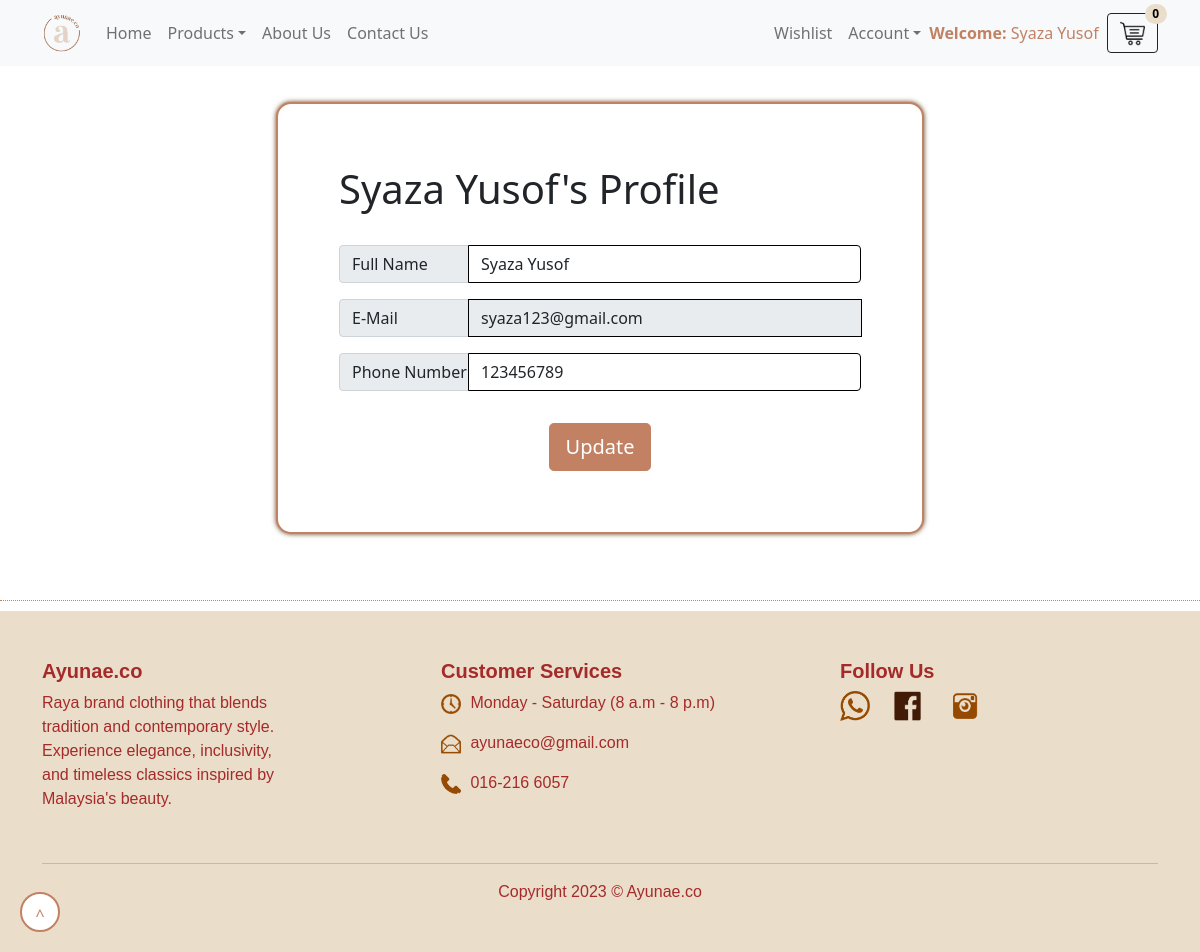
/my-profile.php (signed in), run on the app's committed database.
### tables this page shows
CREATE TABLE `users` (
  `id` int(11) NOT NULL,
  `name` varchar(255) DEFAULT NULL,
  `email` varchar(255) DEFAULT NULL,
  `contactno` bigint(11) DEFAULT NULL,
  `password` varchar(255) DEFAULT NULL,
  `regDate` timestamp NOT NULL DEFAULT current_timestamp(),
  `updationDate` timestamp NULL DEFAULT NULL ON UPDATE current_timestamp()
);

### my-profile.php (the view, shortened to what this page needs)
<?php session_start();
include_once('includes/config.php');
if(strlen($_SESSION['id'])==0)
{   header('location:logout.php');
}else{
?>
<!DOCTYPE html>
<html lang="en">
    <head>
        <link href="css/custom-icons.css" rel="stylesheet" />
        <link href="css/styles.css" rel="stylesheet" />
    </head>
    <body>
    <?php include_once('includes/header.php');?>
    <div class="container custom-container" style="padding: 10%; padding-top: 0; padding-bottom: 0;">
        <div class="login-box">
            <div class="card card-outline card-primary" style="margin: 14%; padding: 5%; border: 2px solid #c28163; border-radius: 15px; box-shadow: 0px 0px 5px #654321;">
                <div class="card-body">
                <?php
                    $uid=$_SESSION['id'];
                    $query=mysqli_query($con,"select * from users where id='$uid'");
                    while($result=mysqli_fetch_array($query)){
                ?>
                <h1><?php echo htmlentities($result['name']);?>'s Profile</h1>
                <br>
                <form method="post" name="signup">
                    <div class="input-group mb-3">
                        <label for="fullname" class="input-group-text" style="width: 130px;">Full Name</label>
                        <input type="text" name="fullname" value="<?php echo htmlentities($result['name']);?>" class="form-control" required >
                    </div>
                    <div class="input-group mb-3">
                        <label for="email" class="input-group-text" style="width: 130px;">E-Mail</label>
                        <input type="email" name="emailid" id="emailid" class="form-control" value="<?php echo htmlentities($result['email']);?>" readonly>
                    </div>
                    <div class="input-group mb-3">
                        <label for="contactnumber" class="input-group-text" style="width: 130px;">Phone Number</label>
                        <input type="text" name="contactnumber" value="<?php echo htmlentities($result['contactno']);?>" maxlength="11" class="form-control" required>
                    </div>
                    <div class="row mt-3">
                        <div class="col-12 text-center">
                            <div style="margin-top: 1rem;">
                                <button type="submit" name="update" id="update" class="btn btn-info btn-block btn-lg btn1" value="Update">Update</button>
                            </div>
                        </div>
                    </div>
                    <?php } ?>
                </form>
                </div>
            </div>
        </div>
    </div>
   <?php include_once('includes/footer.php'); ?>
    </body>
</html>
<?php } ?>

### my-profile.php (style rules this page uses)
.custom-container { margin-top: -90px; margin-bottom: -60px; }
.btn1 { color: #fff; background-color: #c28163; border-color: #c28163; }

### data on the page
users: name "Syaza Yusof", fullname "Syaza Yusof", emailid "syaza123@gmail.com", contactnumber "123456789"

### other printed values
$_SESSION['username'] "Syaza Yusof"
